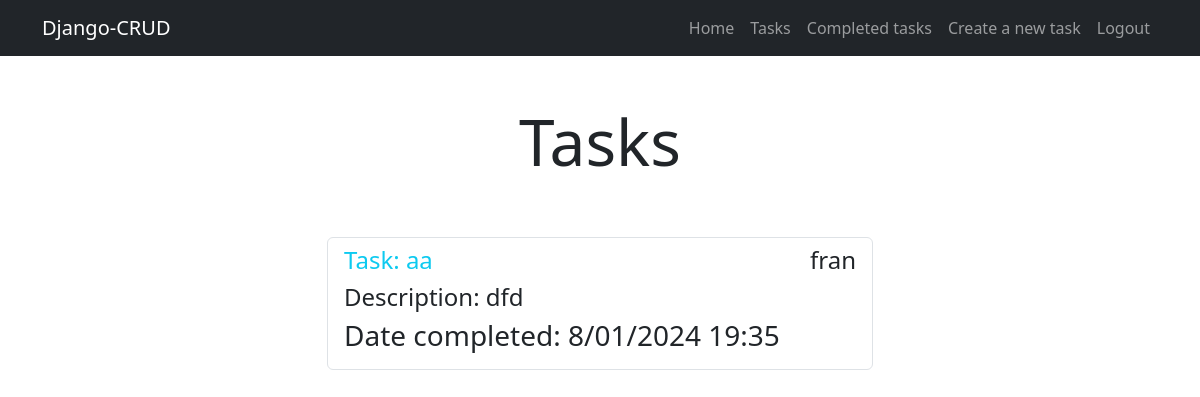
The app's page /tasks/completed (signed in), older data.
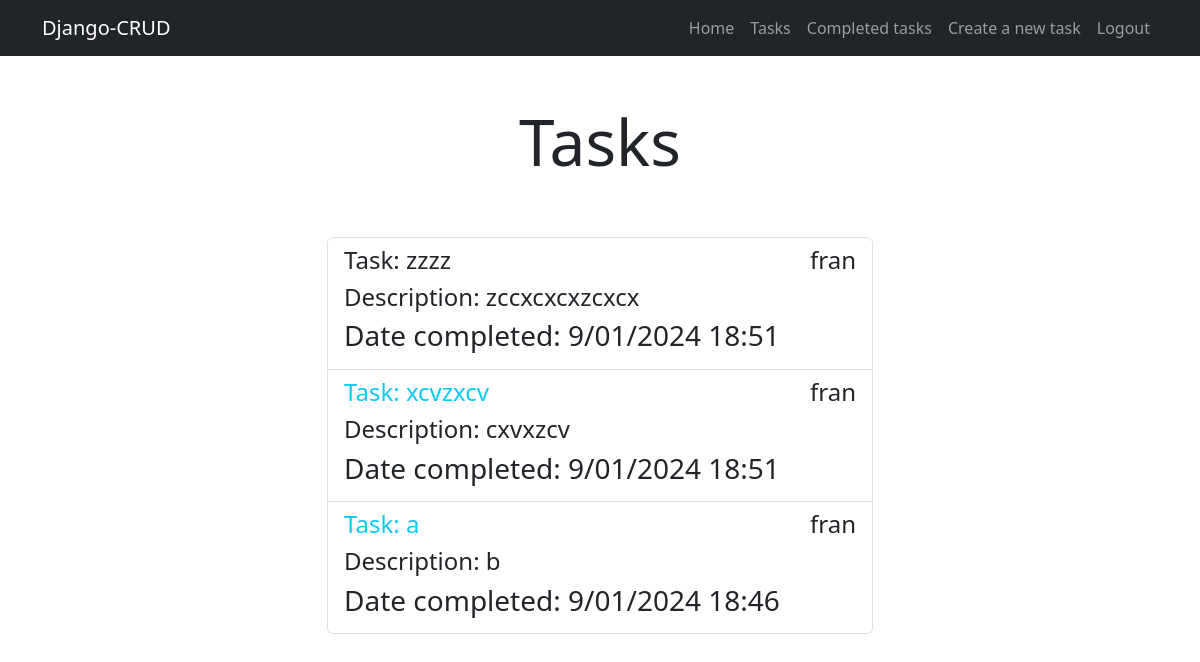
The same page, newer data.
### tasks/models.py (models this page shows, shortened)
class Task(models.Model):
    title = models.CharField(max_length=200)
    description = models.TextField(blank=True)
    created = models.DateTimeField(auto_now_add=True)
    datecompleted = models.DateTimeField(null=True, blank=True)
    important = models.BooleanField(default=False)
    user = models.ForeignKey(User, on_delete=models.CASCADE)

### tasks/views.py (the view)
# urls.py: path("tasks/completed", views.completed_tasks, name="completed_tasks"),
@login_required
def completed_tasks(request):
    tasks = list(
        Task.objects.filter(user=request.user, datecompleted__isnull=False).order_by('-datecompleted')
    )
    return render(request, "tasks/tasks.html", {"tasks": tasks})

### tasks/templates/tasks/tasks.html
{% extends 'base.html' %}
{% block content %}
    <main class="container">
        <div class="row justify-content-center">
            <div class="col-md-6">
                <h1 class="text-center py-5 display-3">Tasks</h1>
                <ul class="list-group mb-5">
                    {% for task in tasks %}
                    <a href="{% url 'task_details' task.id %}" class="list-group-item icon-link-hover">
                        <header class="justify-content-between d-flex">
                            {% if task.important %}
                                <h4 class="text-info">Task: {{task.title}}</h4>
                            {% else %}
                                <h4>Task: {{task.title}}</h4>
                            {% endif %}
                            <h4>{{task.user.username}}</h4>
                        </header>
                        <h4>Description: {{task.description}}</h4>
                        {% if task.datecompleted %}
                        <h3>Date completed: {{task.datecompleted|date:'j/m/Y H:i'}}</h3>
                        {% endif %}
                    </a>
                    {% endfor %}
                </ul>
            </div>
        </div>
    </main>
{% endblock content %}

### tasks/templates/base.html (shortened to what this page needs)
<!DOCTYPE html>
<html lang="en">
    <head>
        <link
            href="https://cdn.jsdelivr.net/npm/bootstrap@5.3.2/dist/css/bootstrap.min.css"
            rel="stylesheet"
        />
    </head>
    <body>
        <nav class="navbar navbar-expand-lg bg-dark navbar-dark">
            <div class="container">
                <a class="navbar-brand" href="/">Django-CRUD</a>
                <div class="collapse navbar-collapse" id="navbarNav">
                    <ul class="navbar-nav ms-auto">
                        <li class="nav-item"><a class="nav-link" href="{% url 'home' %}">Home</a></li>
                        {% if user.is_authenticated %}
                        <li class="nav-item"><a class="nav-link" href="{% url 'tasks' %}">Tasks</a></li>
                        <li class="nav-item"><a class="nav-link" href="{% url 'completed_tasks' %}">Completed tasks</a></li>
                        <li class="nav-item"><a class="nav-link" href="{% url 'create_task' %}">Create a new task</a></li>
                        <li class="nav-item"><a class="nav-link" href="{% url 'signout' %}">Logout</a></li>
                        {% else %}
                        <li class="nav-item"><a class="nav-link" href="{% url 'signup' %}">Sign up</a></li>
                        <li class="nav-item"><a class="nav-link" href="{% url 'signin' %}">Login</a></li>
                        {% endif %}
                    </ul>
                </div>
            </div>
        </nav>
        {% block content %} {% endblock content %}
    </body>
</html>

Row changes from the older to the newer data that the page shows:
removed Task: title "aa", user.username "fran", description "dfd", datecompleted "8/01/2024 19:35"
added Task: title "zzzz", user.username "fran", description "zccxcxcxzcxcx", datecompleted "9/01/2024 18:51"
added Task: title "xcvzxcv", user.username "fran", description "cxvxzcv", datecompleted "9/01/2024 18:51"
added Task: title "a", user.username "fran", description "b", datecompleted "9/01/2024 18:46"
